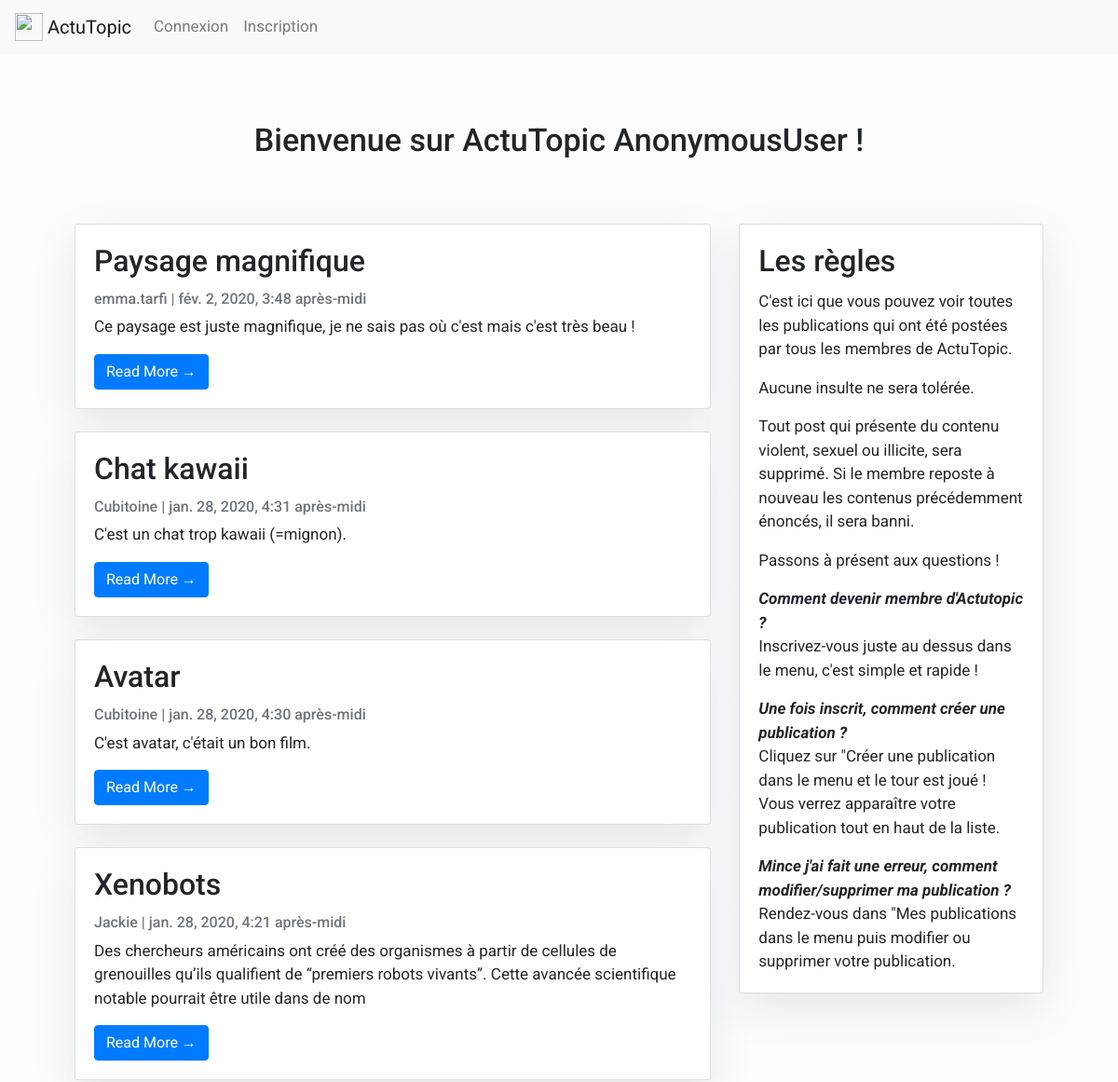
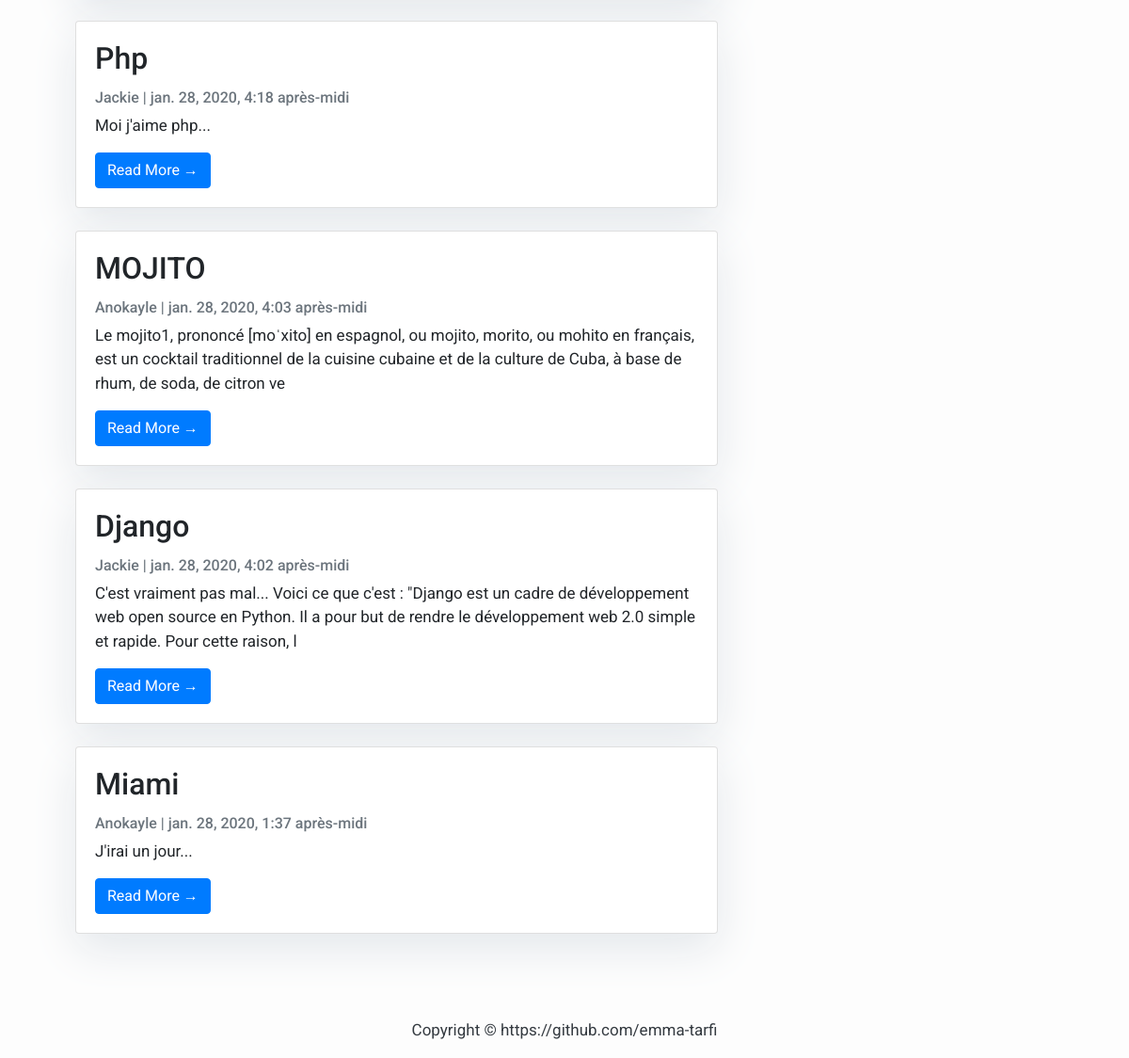
The page / on the database its author committed (2 pictures, top to bottom).
### posts/models.py (models this page shows, shortened)
class Post(models.Model):
    title = models.CharField(max_length=200, unique=True)
    slug = models.SlugField(default='', max_length=500)
    author = models.ForeignKey(User, on_delete= models.CASCADE, related_name='blog_posts')
    image = models.ImageField(upload_to='images_posts/', blank=True)
    updated_on = models.DateTimeField(auto_now=True)
    content = models.TextField()
    created_on = models.DateTimeField(auto_now_add=True)
    status = models.IntegerField(choices=STATUS, default=0)
    class Meta:
        ordering = ['-created_on']

### posts/views.py (the view, shortened to what this page needs)
# urls.py: path('', PostListView.as_view(), name='post_list'),
class PostListView(ListView):
    queryset = Post.objects.filter(status=1).order_by('-created_on')
    template_name = 'index.html'

### templates/index.html
{% extends "base.html" %}
{% load avatar_tags %}
{% block content %}
<div class="container">
<h1>Bienvenue sur ActuTopic {{ user }} !</h1>
    <div class="row">
        <div class="col-md-8 mt-3 left">
            {% for post in post_list %}
                <div class="card mb-4">
                    <div class="card-body">
                        <h2 class="card-title">{{ post.title }}</h2>
                        <p class="card-text text-muted h6">{% avatar post.author id="user_avatar" %} {{ post.author }} | {{ post.created_on}} </p>
                        <p class="card-text">{{post.content|slice:":200" }}</p>
                        <a href="{% url 'post_detail' post.pk post.slug  %}" class="btn btn-primary">Read More &rarr;</a>
                    </div>
                </div>
            {% endfor %}
        </div>
    <div class="col-md-4 mt-3 right">
            <div class="card mb-4">
                <div class="card-body">
                    <h2 class="card-title">Les règles</h2>
                    <p class="card-text">C'est ici que vous pouvez voir toutes les publications qui ont été postées par tous les membres de ActuTopic.</p>
                    <p class="card-text">Aucune insulte ne sera tolérée.</p>
                    <p class="card-text">Tout post qui présente du contenu violent, sexuel ou illicite, sera supprimé. Si le membre reposte à nouveau les contenus précédemment énoncés, il sera banni.</p>
                    <p class="card-text">Passons à présent aux questions !</p>
                    <i style="font-weight: bold;">Comment devenir membre d'Actutopic ?</i>
                    <p class="card-text">Inscrivez-vous juste au dessus dans le menu, c'est simple et rapide !</p>
                    <i style="font-weight: bold;">Une fois inscrit, comment créer une publication ?</i>
                    <p class="card-text">Cliquez sur "Créer une publication dans le menu et le tour est joué ! Vous verrez apparaître votre publication tout en haut de la liste.</p>
                    <i style="font-weight: bold;">Mince j'ai fait une erreur, comment modifier/supprimer ma publication ?</i>
                    <p class="card-text">Rendez-vous dans "Mes publications dans le menu puis modifier ou supprimer votre publication.</p>
                </div>
            </div>
        </div>
    </div>
</div>
{%endblock%}

### static/css/main.css (style rules this page uses)
html { color: #222; font-size: 1em; line-height: 1.4; }

### static/css/style.css (style rules this page uses)
body { font-family: "Roboto", sans-serif; font-size: 17px; background-color: #fdfdfd; }
h1 { padding-bottom: 30px; text-align: center; }
.card { box-shadow: 0 16px 48px #E3E7EB; }
.container { padding: 50px; margin: 0 auto; }

### rows shown on the page
Post: title "Paysage magnifique", author "emma.tarfi", created_on "fév. 2, 2020, 3:48 après-midi", content "Ce paysage est juste magnifique, je ne sais pas où c'est mais c'est très beau !"
Post: title "Chat kawaii", author "Cubitoine", created_on "jan. 28, 2020, 4:31 après-midi", content "C'est un chat trop kawaii (=mignon)."
Post: title "Avatar", author "Cubitoine", created_on "jan. 28, 2020, 4:30 après-midi", content "C'est avatar, c'était un bon film."
Post: title "Xenobots", author "Jackie", created_on "jan. 28, 2020, 4:21 après-midi", content "Des chercheurs américains ont créé des organismes à partir de cellules de grenouilles qu’ils qualifient de “premiers robots vivants”. Cette avancée scientifique notable pourrait être utile dans de nom"
Post: title "Php", author "Jackie", created_on "jan. 28, 2020, 4:18 après-midi", content "Moi j'aime php..."
Post: title "MOJITO", author "Anokayle", created_on "jan. 28, 2020, 4:03 après-midi", content "Le mojito1, prononcé [moˈxito] en espagnol, ou mojito, morito, ou mohito en français, est un cocktail traditionnel de la cuisine cubaine et de la culture de Cuba, à base de rhum, de soda, de citron ve"
Post: title "Django", author "Jackie", created_on "jan. 28, 2020, 4:02 après-midi", content "C'est vraiment pas mal... Voici ce que c'est : \"Django est un cadre de développement web open source en Python. Il a pour but de rendre le développement web 2.0 simple et rapide. Pour cette raison, l"
Post: title "Miami", author "Anokayle", created_on "jan. 28, 2020, 1:37 après-midi", content "J'irai un jour..."

### other values the page prints
{{ user }} "AnonymousUser"
